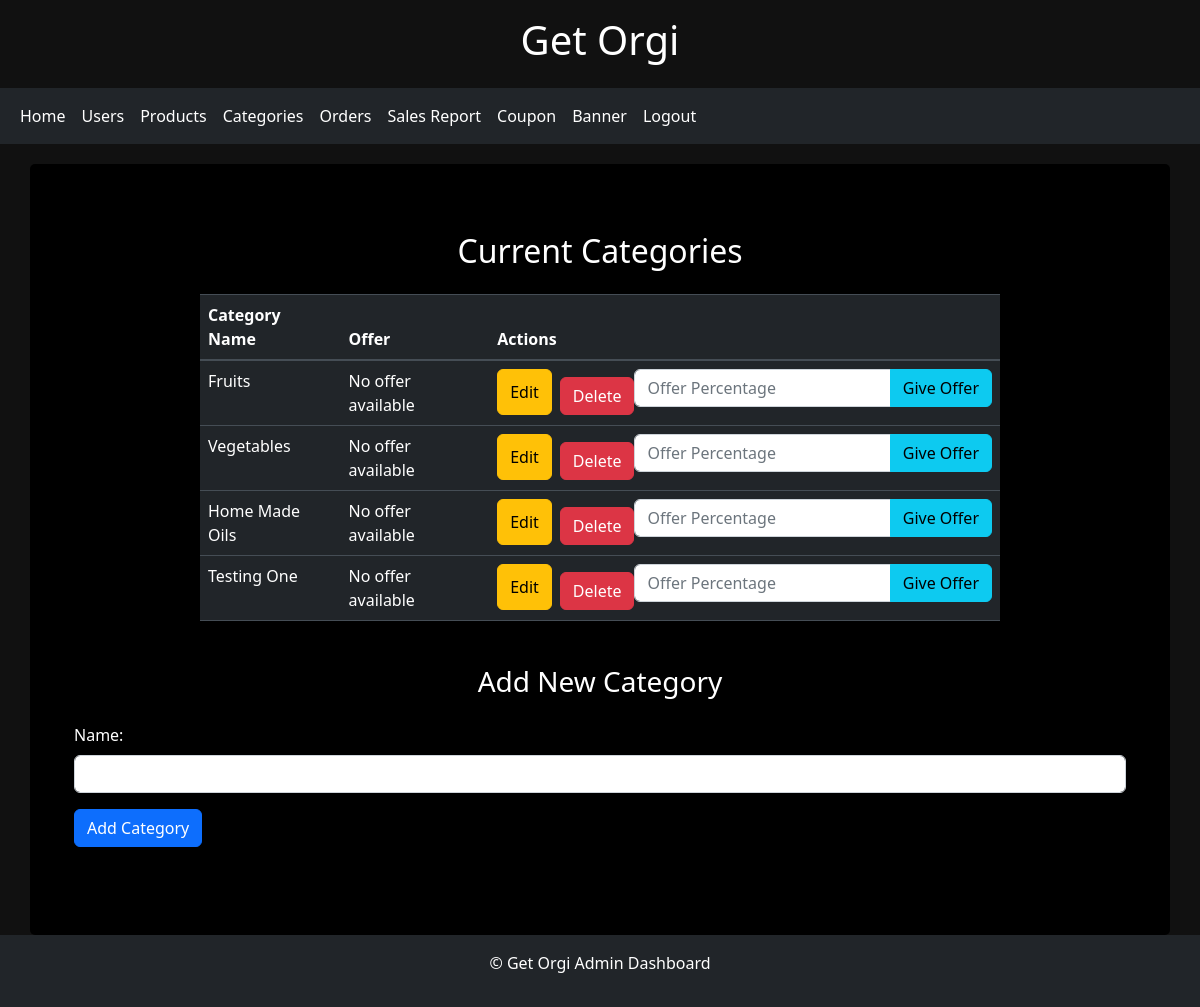
The page /category_list/ on the database as committed earlier.
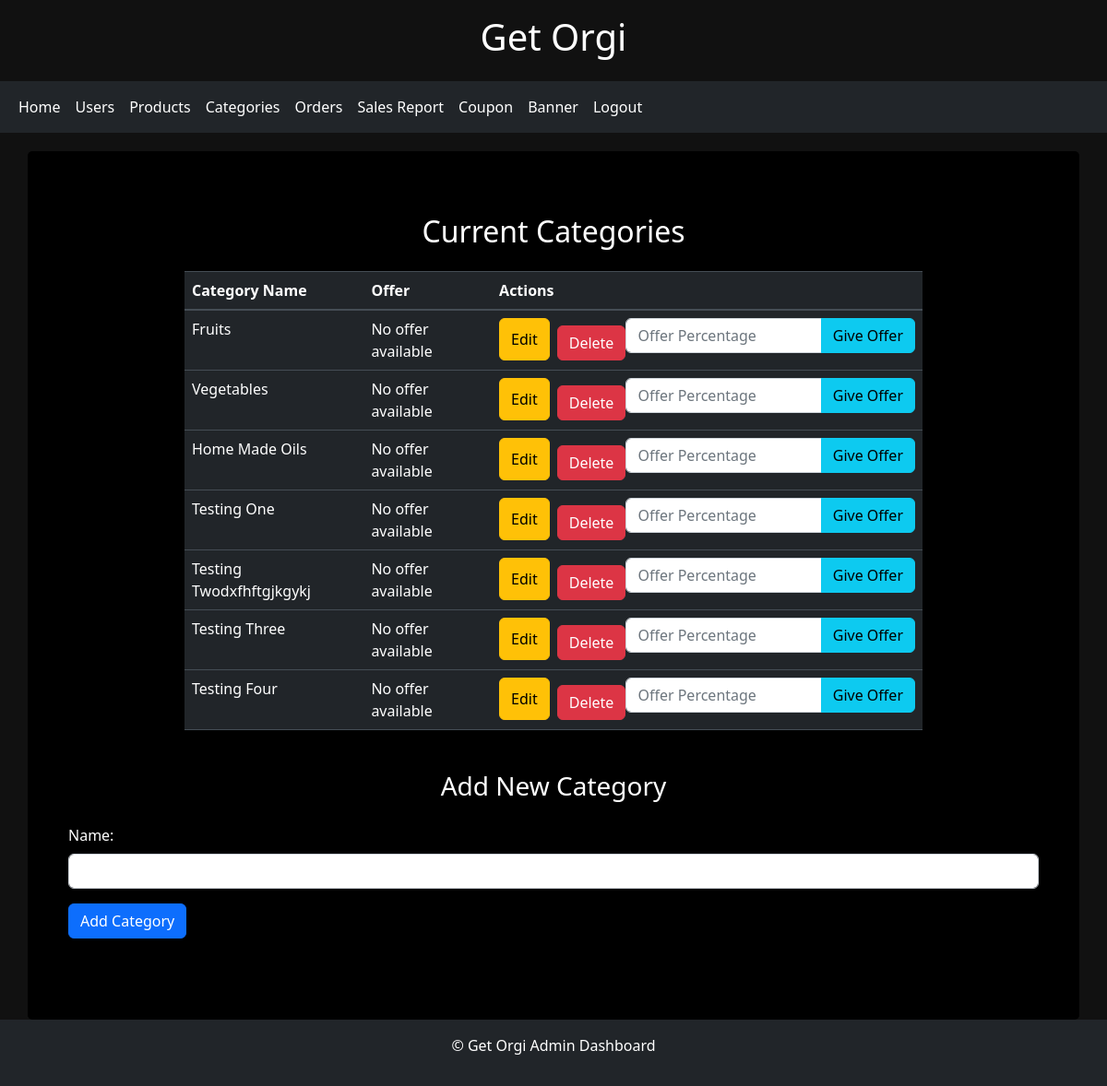
The same page on the database as committed later.
### shopping/models.py (models this page shows, shortened)
class Category(models.Model):
    name = models.CharField(max_length=50)
    offer_percentage = models.IntegerField(blank=True, null=True)

### shopping/views.py (the view)
# urls.py: path('category_list/', views.category_list, name='category_list'),
def category_list(request, category_id=None):
    if category_id is not None:
        categories = Category.objects.prefetch_related(Prefetch('product_set', queryset=Product.objects.all().order_by('-id')))
    else:
        categories = Category.objects.all()
    context = {'categories': categories}
    return render(request, 'category.html', context)

### templates/category.html (shortened to what this page needs)
{% extends 'admin_dash.html' %}
{% block content %}
<link rel="stylesheet" href="https://cdn.jsdelivr.net/npm/bootstrap@5.2.3/dist/css/bootstrap.min.css">
<body style="background-color: #111; color: #fff;">
<div class="container">
    <div class="category-table">
        <h2 class="text-center mb-4">Current Categories</h2>
        <table class="table table-dark">
            <thead>
                <tr>
                    <th scope="col">Category Name</th>
                    <th scope="col">Offer</th>
                    <th scope="col">Actions</th>
                </tr>
            </thead>
            <tbody>
                {% for category in categories %}
                <tr>
                    <td>{{ category.name }}</td>
                    <td>
                        {% if category.offer_percentage %}
                            {{ category.offer_percentage }}% off
                        {% else %}
                            No offer available
                        {% endif %}
                    </td>
                    <td>
                        <div class="d-flex">
                            <button class="edit-category-button btn btn-warning me-2">Edit</button>
                            <form method="POST" action="{% url 'delete_category' category.pk %}">
                                <button type="submit" class="btn btn-danger delete-category-button">Delete</button>
                            </form>
                            {% if category.offer_percentage %}
                                <form method="POST" action="{% url 'remove_offer' category.pk %}">
                                    {% csrf_token %}
                                    <button class="remove-offer-button btn btn-danger ms-2" type="submit">Remove Offer</button>
                                </form>
                            {% else %}
                                <form method="POST" action="{% url 'give_offer' category.pk %}">
                                    <div class="input-group">
                                        <input type="number" name="offer_percentage" class="form-control" placeholder="Offer Percentage">
                                        <button class="give-offer-button btn btn-info" type="submit">Give Offer</button>
                                    </div>
                                </form>
                            {% endif %}
                        </div>
                    </td>
                </tr>
                {% endfor %}
            </tbody>
        </table>
    </div>
    <div class="category-form mt-4">
        <h3 class="text-center mb-4">Add New Category</h3>
        <form method="POST" action="{% url 'add_category' %}">
            <div class="form-group">
                <label for="category-name">Name:</label>
                <input type="text" id="category-name" name="name" class="form-control">
            </div>
            <button type="submit" class="btn btn-primary">Add Category</button>
        </form>
    </div>
</div>
</body>
{% endblock %}

Rows that differ between the two databases and show on the page:
added Category: name "Testing Twodxfhftgjkgykj", shows "No offer available"
added Category: name "Testing Three", shows "No offer available"
added Category: name "Testing Four", shows "No offer available"
